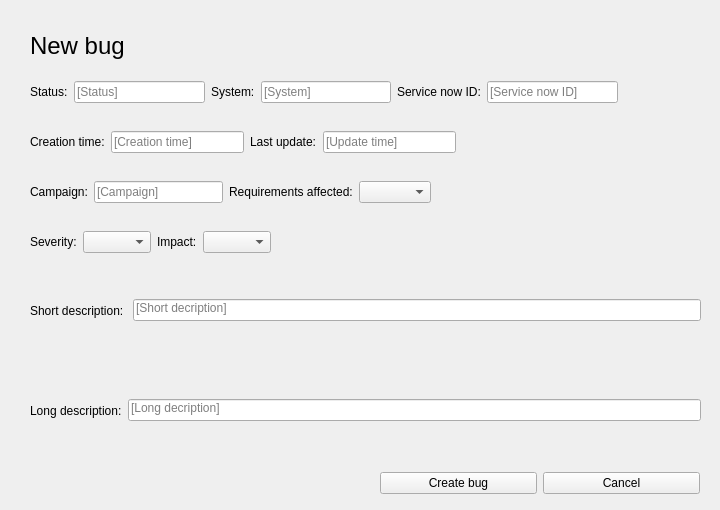
<?xml version="1.0" encoding="UTF-8"?>
<ui version="4.0">
 <class>Form</class>
 <widget class="QWidget" name="Form">
  <property name="geometry">
   <rect>
    <x>0</x>
    <y>0</y>
    <width>720</width>
    <height>510</height>
   </rect>
  </property>
  <property name="windowTitle">
   <string>Form</string>
  </property>
  <widget class="QLabel" name="lbl_bug">
   <property name="geometry">
    <rect>
     <x>30</x>
     <y>20</y>
     <width>661</width>
     <height>51</height>
    </rect>
   </property>
   <property name="font">
    <font>
     <pointsize>18</pointsize>
    </font>
   </property>
   <property name="text">
    <string>New bug</string>
   </property>
   <property name="wordWrap">
    <bool>true</bool>
   </property>
  </widget>
  <widget class="QWidget" name="layoutWidget">
   <property name="geometry">
    <rect>
     <x>30</x>
     <y>80</y>
     <width>588</width>
     <height>24</height>
    </rect>
   </property>
   <layout class="QHBoxLayout" name="horizontalLayout_2">
    <item>
     <widget class="QLabel" name="label_12">
      <property name="text">
       <string>Status:</string>
      </property>
     </widget>
    </item>
    <item>
     <widget class="QLineEdit" name="lineEdit_9">
      <property name="cursor">
       <cursorShape>ArrowCursor</cursorShape>
      </property>
      <property name="text">
       <string/>
      </property>
      <property name="placeholderText">
       <string>[Status]</string>
      </property>
     </widget>
    </item>
    <item>
     <widget class="QLabel" name="label_2">
      <property name="text">
       <string>System:</string>
      </property>
     </widget>
    </item>
    <item>
     <widget class="QLineEdit" name="lineEdit_2">
      <property name="text">
       <string/>
      </property>
      <property name="placeholderText">
       <string>[System]</string>
      </property>
     </widget>
    </item>
    <item>
     <widget class="QLabel" name="label_5">
      <property name="text">
       <string>Service now ID:</string>
      </property>
     </widget>
    </item>
    <item>
     <widget class="QLineEdit" name="lineEdit_5">
      <property name="text">
       <string/>
      </property>
      <property name="placeholderText">
       <string>[Service now ID]</string>
      </property>
     </widget>
    </item>
   </layout>
  </widget>
  <widget class="QWidget" name="layoutWidget_2">
   <property name="geometry">
    <rect>
     <x>30</x>
     <y>130</y>
     <width>426</width>
     <height>24</height>
    </rect>
   </property>
   <layout class="QHBoxLayout" name="horizontalLayout_3">
    <item>
     <widget class="QLabel" name="label_3">
      <property name="text">
       <string>Creation time:</string>
      </property>
     </widget>
    </item>
    <item>
     <widget class="QLineEdit" name="lineEdit_3">
      <property name="text">
       <string/>
      </property>
      <property name="placeholderText">
       <string>[Creation time]</string>
      </property>
     </widget>
    </item>
    <item>
     <widget class="QLabel" name="label_4">
      <property name="text">
       <string>Last update:</string>
      </property>
     </widget>
    </item>
    <item>
     <widget class="QLineEdit" name="lineEdit_4">
      <property name="text">
       <string/>
      </property>
      <property name="placeholderText">
       <string>[Update time]</string>
      </property>
     </widget>
    </item>
   </layout>
  </widget>
  <widget class="QWidget" name="layoutWidget_3">
   <property name="geometry">
    <rect>
     <x>30</x>
     <y>180</y>
     <width>401</width>
     <height>24</height>
    </rect>
   </property>
   <layout class="QHBoxLayout" name="horizontalLayout_4">
    <item>
     <widget class="QLabel" name="label_6">
      <property name="text">
       <string>Campaign:</string>
      </property>
     </widget>
    </item>
    <item>
     <widget class="QLineEdit" name="lineEdit_6">
      <property name="text">
       <string/>
      </property>
      <property name="placeholderText">
       <string>[Campaign]</string>
      </property>
     </widget>
    </item>
    <item>
     <widget class="QLabel" name="label_8">
      <property name="text">
       <string>Requirements affected:</string>
      </property>
     </widget>
    </item>
    <item>
     <widget class="QComboBox" name="comboBox"/>
    </item>
   </layout>
  </widget>
  <widget class="QWidget" name="layoutWidget_4">
   <property name="geometry">
    <rect>
     <x>30</x>
     <y>230</y>
     <width>242</width>
     <height>24</height>
    </rect>
   </property>
   <layout class="QHBoxLayout" name="horizontalLayout_5">
    <item>
     <widget class="QLabel" name="label_7">
      <property name="text">
       <string>Severity:</string>
      </property>
     </widget>
    </item>
    <item>
     <widget class="QComboBox" name="comboBox_2"/>
    </item>
    <item>
     <widget class="QLabel" name="label_10">
      <property name="text">
       <string>Impact:</string>
      </property>
     </widget>
    </item>
    <item>
     <widget class="QComboBox" name="comboBox_3"/>
    </item>
   </layout>
  </widget>
  <widget class="QWidget" name="layoutWidget_5">
   <property name="geometry">
    <rect>
     <x>30</x>
     <y>280</y>
     <width>671</width>
     <height>61</height>
    </rect>
   </property>
   <layout class="QHBoxLayout" name="horizontalLayout_6">
    <item>
     <widget class="QLabel" name="label_9">
      <property name="text">
       <string>Short description: </string>
      </property>
     </widget>
    </item>
    <item>
     <widget class="QLineEdit" name="lineEdit_7">
      <property name="sizePolicy">
       <sizepolicy hsizetype="Expanding" vsizetype="Fixed">
        <horstretch>0</horstretch>
        <verstretch>0</verstretch>
       </sizepolicy>
      </property>
      <property name="text">
       <string/>
      </property>
      <property name="alignment">
       <set>Qt::AlignmentFlag::AlignLeading|Qt::AlignmentFlag::AlignLeft|Qt::AlignmentFlag::AlignTop</set>
      </property>
      <property name="placeholderText">
       <string>[Short decription]</string>
      </property>
     </widget>
    </item>
   </layout>
  </widget>
  <widget class="QWidget" name="layoutWidget_6">
   <property name="geometry">
    <rect>
     <x>30</x>
     <y>360</y>
     <width>671</width>
     <height>101</height>
    </rect>
   </property>
   <layout class="QHBoxLayout" name="horizontalLayout_7">
    <item>
     <widget class="QLabel" name="label_11">
      <property name="text">
       <string>Long description:</string>
      </property>
     </widget>
    </item>
    <item>
     <widget class="QLineEdit" name="lineEdit_8">
      <property name="text">
       <string/>
      </property>
      <property name="alignment">
       <set>Qt::AlignmentFlag::AlignLeading|Qt::AlignmentFlag::AlignLeft|Qt::AlignmentFlag::AlignTop</set>
      </property>
      <property name="placeholderText">
       <string>[Long decription]</string>
      </property>
     </widget>
    </item>
   </layout>
  </widget>
  <widget class="QWidget" name="layoutWidget_7">
   <property name="geometry">
    <rect>
     <x>380</x>
     <y>470</y>
     <width>320</width>
     <height>26</height>
    </rect>
   </property>
   <layout class="QHBoxLayout" name="horizontalLayout">
    <item>
     <widget class="QPushButton" name="add_bug_button_3">
      <property name="text">
       <string>Create bug</string>
      </property>
     </widget>
    </item>
    <item>
     <widget class="QPushButton" name="add_bug_button_4">
      <property name="text">
       <string>Cancel</string>
      </property>
     </widget>
    </item>
   </layout>
  </widget>
 </widget>
 <resources/>
 <connections/>
</ui>
